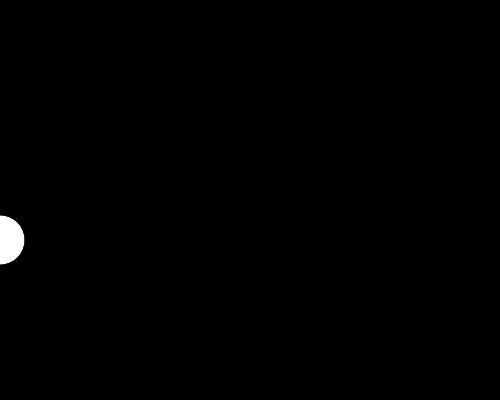
Frame 1 (no input)
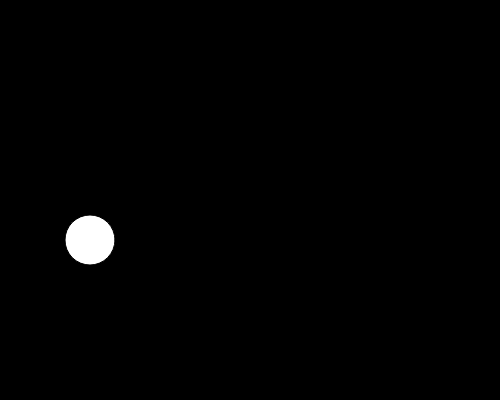
Frame 60 (no input)
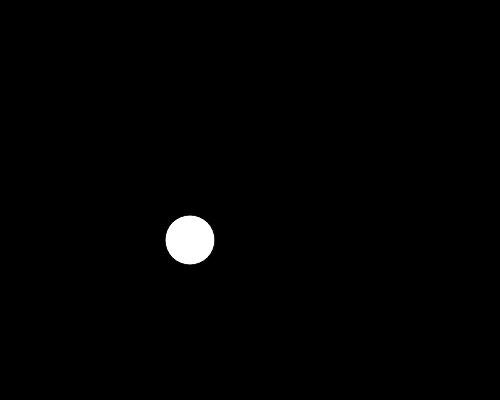
Frame 120 (the mouse pressed at the canvas centre since frame 60)

The p5.js sketch that drew these frames (run headless with seeded random() and noise() and a simulated clock; from frame 60 on, the mouse is pressed at the canvas centre):

// p5.js sketch
// ── sketch.js
//Basics of Coordinates Systems
//
//In Python we wrote "run-to-complition"
// (start at top, end at the bottom)
//
//In p5.js, we write "interactive"
// setup() -> runs once, at the start
// draw() -> runs over and over (after setup)
//           targetung 60 times per second  
//
// screen is updated at bottom of draw

//----------Global Variable Section------------
//We can DECLARE variable here
//we can INITIALIZE variales with simple data types (num,strings)
//  -> dont have access to system variables
let circleX = 0
let height = 400
let width = 500

function setup() {
  //aim to keep this TIDY
  createCanvas(500, 400);
}

function draw() {
  background(0); //wipes the screen 
  //drawCircle()

  movingCircle()
  circleX += 10
  if(circleX === width){
    circleX=0
  }
}

function  drawCircle(){
  circle(0,0,50)
  circle(width,0,50)
  circle(width,height,50)
  circle(0,height,50)
  circle(width/2,height/2,50)
}

function movingCircle(){
    circle(circleX,height/2+40,50)
  
}

// function drawTwoCircles(){
//     //     x   y  dia
//     fill(200,100,20)
//     stroke("#AAFF30")
//     circle(circleX,100,50)

//     //Second
//     circle(width/2,height/2,200)
// }
